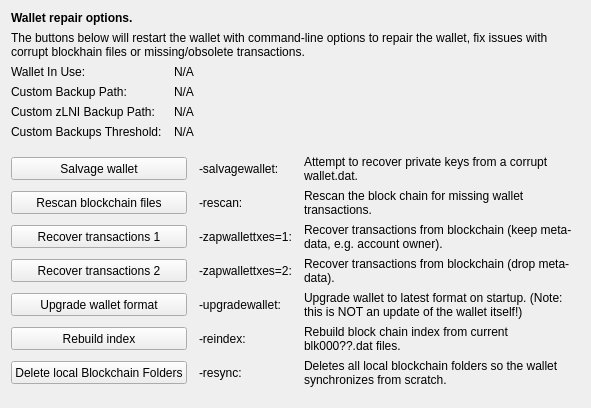
     <widget class="QWidget" name="tab_repair">
      <attribute name="title">
       <string>&amp;Wallet Repair</string>
      </attribute>
      <layout class="QGridLayout" name="gridLayout_4" columnstretch="0,0,0,0">
       <property name="horizontalSpacing">
        <number>12</number>
       </property>
       <item row="0" column="0" colspan="4">
        <widget class="QLabel" name="label_repair_header">
         <property name="font">
          <font>
           <weight>75</weight>
           <bold>true</bold>
          </font>
         </property>
         <property name="text">
          <string>Wallet repair options.</string>
         </property>
        </widget>
       </item>
       <item row="1" column="0" colspan="4">
        <widget class="QLabel" name="label_repair_helptext">
         <property name="font">
          <font>
           <weight>50</weight>
           <bold>false</bold>
          </font>
         </property>
         <property name="text">
          <string>The buttons below will restart the wallet with command-line options to repair the wallet, fix issues with corrupt blockhain files or missing/obsolete transactions.</string>
         </property>
         <property name="wordWrap">
          <bool>true</bool>
         </property>
        </widget>
       </item>
       <item row="2" column="0">
        <widget class="QLabel" name="wallet_path_label">
         <property name="text">
          <string>Wallet In Use:</string>
         </property>
        </widget>
       </item>
       <item row="2" column="1" colspan="3">
        <widget class="QLabel" name="wallet_path">
         <property name="cursor">
          <cursorShape>IBeamCursor</cursorShape>
         </property>
         <property name="text">
          <string>N/A</string>
         </property>
         <property name="textFormat">
          <enum>Qt::PlainText</enum>
         </property>
         <property name="textInteractionFlags">
          <set>Qt::LinksAccessibleByMouse|Qt::TextSelectableByKeyboard|Qt::TextSelectableByMouse</set>
         </property>
        </widget>
       </item>
       <item row="3" column="0">
        <widget class="QLabel" name="wallet_custombackuppath_label">
         <property name="text">
          <string>Custom Backup Path:</string>
         </property>
         <property name="visible">
          <bool>false</bool>
         </property>
        </widget>
       </item>
       <item row="3" column="1" colspan="3">
        <widget class="QLabel" name="wallet_custombackuppath">
         <property name="cursor">
          <cursorShape>IBeamCursor</cursorShape>
         </property>
         <property name="text">
          <string>N/A</string>
         </property>
         <property name="textFormat">
          <enum>Qt::PlainText</enum>
         </property>
         <property name="textInteractionFlags">
          <set>Qt::LinksAccessibleByMouse|Qt::TextSelectableByKeyboard|Qt::TextSelectableByMouse</set>
         </property>
         <property name="visible">
          <bool>false</bool>
         </property>
        </widget>
       </item>
       <item row="4" column="0">
        <widget class="QLabel" name="wallet_customzphrbackuppath_label">
         <property name="text">
          <string>Custom zLNI Backup Path:</string>
         </property>
         <property name="visible">
          <bool>false</bool>
         </property>
        </widget>
       </item>
       <item row="4" column="1" colspan="3">
        <widget class="QLabel" name="wallet_customzphrbackuppath">
         <property name="cursor">
          <cursorShape>IBeamCursor</cursorShape>
         </property>
         <property name="text">
          <string>N/A</string>
         </property>
         <property name="textFormat">
          <enum>Qt::PlainText</enum>
         </property>
         <property name="textInteractionFlags">
          <set>Qt::LinksAccessibleByMouse|Qt::TextSelectableByKeyboard|Qt::TextSelectableByMouse</set>
         </property>
         <property name="visible">
          <bool>false</bool>
         </property>
        </widget>
       </item>
       <item row="5" column="0">
        <widget class="QLabel" name="wallet_custombackupthreshold_label">
         <property name="text">
          <string>Custom Backups Threshold:</string>
         </property>
         <property name="visible">
          <bool>false</bool>
         </property>
        </widget>
       </item>
       <item row="5" column="1" colspan="3">
        <widget class="QLabel" name="wallet_custombackupthreshold">
         <property name="cursor">
          <cursorShape>IBeamCursor</cursorShape>
         </property>
         <property name="text">
          <string>N/A</string>
         </property>
         <property name="textFormat">
          <enum>Qt::PlainText</enum>
         </property>
         <property name="textInteractionFlags">
          <set>Qt::LinksAccessibleByMouse|Qt::TextSelectableByKeyboard|Qt::TextSelectableByMouse</set>
         </property>
         <property name="visible">
          <bool>false</bool>
         </property>
        </widget>
       </item>
       <item row="6" column="0">
        <spacer name="verticalSpacer_repair1">
         <property name="orientation">
          <enum>Qt::Vertical</enum>
         </property>
         <property name="sizeHint" stdset="0">
          <size>
           <width>10</width>
           <height>10</height>
          </size>
         </property>
        </spacer>
       </item>
       <item row="7" column="0" colspan="2">
        <widget class="QPushButton" name="btn_salvagewallet">
         <property name="minimumSize">
          <size>
           <width>100</width>
           <height>23</height>
          </size>
         </property>
         <property name="text">
          <string>Salvage wallet</string>
         </property>
        </widget>
       </item>
       <item row="7" column="2">
        <widget class="QLabel" name="label_repair_salvage_command">
         <property name="text">
          <string notr="true">-salvagewallet:</string>
         </property>
        </widget>
       </item>
       <item row="7" column="3">
        <widget class="QLabel" name="label_repair_salvage">
         <property name="text">
          <string>Attempt to recover private keys from a corrupt wallet.dat.</string>
         </property>
         <property name="wordWrap">
          <bool>true</bool>
         </property>
        </widget>
       </item>
       <item row="8" column="0" colspan="2">
        <widget class="QPushButton" name="btn_rescan">
         <property name="minimumSize">
          <size>
           <width>100</width>
           <height>23</height>
          </size>
         </property>
         <property name="text">
          <string>Rescan blockchain files</string>
         </property>
        </widget>
       </item>
       <item row="8" column="2">
        <widget class="QLabel" name="label_repair_rescan_command">
         <property name="text">
          <string notr="true">-rescan:</string>
         </property>
        </widget>
       </item>
       <item row="8" column="3">
        <widget class="QLabel" name="label_repair_rescan">
         <property name="text">
          <string>Rescan the block chain for missing wallet transactions.</string>
         </property>
         <property name="wordWrap">
          <bool>true</bool>
         </property>
        </widget>
       </item>
       <item row="9" column="0" colspan="2">
        <widget class="QPushButton" name="btn_zapwallettxes1">
         <property name="minimumSize">
          <size>
           <width>100</width>
           <height>23</height>
          </size>
         </property>
         <property name="text">
          <string>Recover transactions 1</string>
         </property>
        </widget>
       </item>
       <item row="9" column="2">
        <widget class="QLabel" name="label_repair_zap1_command">
         <property name="text">
          <string notr="true">-zapwallettxes=1:</string>
         </property>
        </widget>
       </item>
       <item row="9" column="3">
        <widget class="QLabel" name="label_repair_zap1">
         <property name="text">
          <string>Recover transactions from blockchain (keep meta-data, e.g. account owner).</string>
         </property>
         <property name="wordWrap">
          <bool>true</bool>
         </property>
        </widget>
       </item>
       <item row="10" column="0" colspan="2">
        <widget class="QPushButton" name="btn_zapwallettxes2">
         <property name="minimumSize">
          <size>
           <width>100</width>
           <height>23</height>
          </size>
         </property>
         <property name="text">
          <string>Recover transactions 2</string>
         </property>
        </widget>
       </item>
       <item row="10" column="2">
        <widget class="QLabel" name="label_repair_zap2_command">
         <property name="text">
          <string notr="true">-zapwallettxes=2:</string>
         </property>
        </widget>
       </item>
       <item row="10" column="3">
        <widget class="QLabel" name="label_repair_zap2">
         <property name="text">
          <string>Recover transactions from blockchain (drop meta-data).</string>
         </property>
         <property name="wordWrap">
          <bool>true</bool>
         </property>
        </widget>
       </item>
       <item row="11" column="0" colspan="2">
        <widget class="QPushButton" name="btn_upgradewallet">
         <property name="minimumSize">
          <size>
           <width>100</width>
           <height>23</height>
          </size>
         </property>
         <property name="text">
          <string>Upgrade wallet format</string>
         </property>
        </widget>
       </item>
       <item row="11" column="2">
        <widget class="QLabel" name="label_repair_upgrade_command">
         <property name="text">
          <string notr="true">-upgradewallet:</string>
         </property>
        </widget>
       </item>
       <item row="11" column="3">
        <widget class="QLabel" name="label_repair_upgrade">
         <property name="text">
          <string>Upgrade wallet to latest format on startup. (Note: this is NOT an update of the wallet itself!)</string>
         </property>
         <property name="wordWrap">
          <bool>true</bool>
         </property>
        </widget>
       </item>
       <item row="12" column="0" colspan="2">
        <widget class="QPushButton" name="btn_reindex">
         <property name="minimumSize">
          <size>
           <width>100</width>
           <height>23</height>
          </size>
         </property>
         <property name="text">
          <string>Rebuild index</string>
         </property>
        </widget>
       </item>
       <item row="12" column="2">
        <widget class="QLabel" name="label_repair_reindex_command">
         <property name="text">
          <string notr="true">-reindex:</string>
         </property>
        </widget>
       </item>
       <item row="12" column="3">
        <widget class="QLabel" name="label_repair_reindex">
         <property name="text">
          <string>Rebuild block chain index from current blk000??.dat files.</string>
         </property>
         <property name="wordWrap">
          <bool>true</bool>
         </property>
        </widget>
       </item>
       <item row="13" column="0" colspan="2">
        <widget class="QPushButton" name="btn_resync">
         <property name="minimumSize">
          <size>
           <width>100</width>
           <height>23</height>
          </size>
         </property>
         <property name="text">
          <string>Delete local Blockchain Folders</string>
         </property>
        </widget>
       </item>
       <item row="13" column="2">
        <widget class="QLabel" name="label_repair_resync_command">
         <property name="text">
          <string>-resync:</string>
         </property>
        </widget>
       </item>
       <item row="13" column="3">
        <widget class="QLabel" name="label_repair_resync">
         <property name="text">
          <string>Deletes all local blockchain folders so the wallet synchronizes from scratch.</string>
         </property>
         <property name="wordWrap">
          <bool>true</bool>
         </property>
        </widget>
       </item>
       <item row="14" column="0">
        <spacer name="verticalSpacer_repair2">
         <property name="orientation">
          <enum>Qt::Vertical</enum>
         </property>
         <property name="sizeHint" stdset="0">
          <size>
           <width>20</width>
           <height>10</height>
          </size>
         </property>
        </spacer>
       </item>
      </layout>
     </widget>
